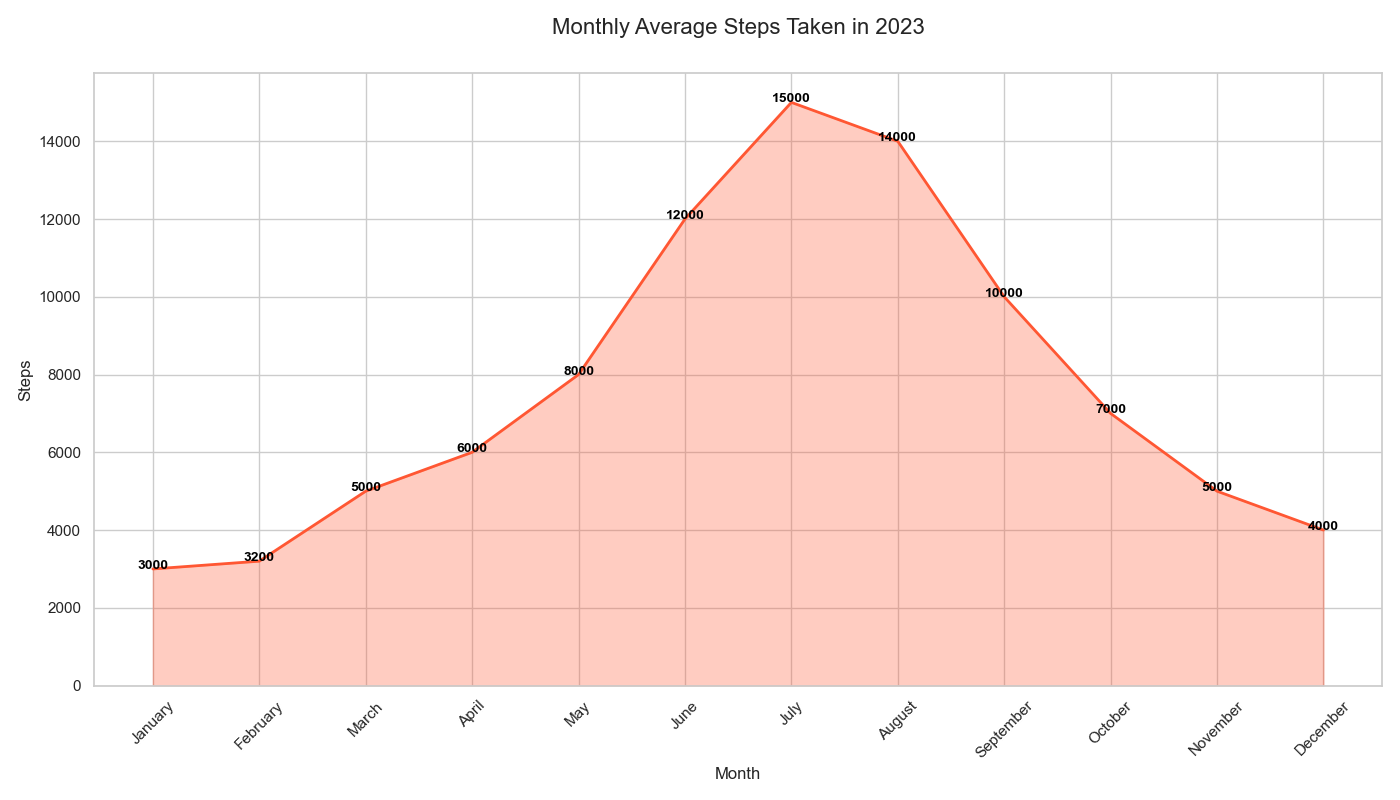

Write the Python code that produced this figure.

import pandas as pd
import seaborn as sns
import matplotlib.pyplot as plt

# Data
data = {
    'Month': ['January', 'February', 'March', 'April', 'May', 'June', 'July', 
              'August', 'September', 'October', 'November', 'December'],
    'Steps': [3000, 3200, 5000, 6000, 8000, 12000, 15000, 14000, 10000, 7000, 5000, 4000]
}

# Create DataFrame
df = pd.DataFrame(data)

# Convert 'Month' to a categorical type and order it correctly
months_order = ['January', 'February', 'March', 'April', 'May', 'June', 
                'July', 'August', 'September', 'October', 'November', 'December']
df['Month'] = pd.Categorical(df['Month'], categories=months_order, ordered=True)

# Plotting
plt.figure(figsize=(14, 8))
sns.set_theme(style="whitegrid")
ax = sns.lineplot(data=df, x='Month', y='Steps', color='#FF5733', lw=2)
ax.fill_between(df.Month, df.Steps, color='#FF5733', alpha=0.3)

# Adding annotation
for line in range(0, df.shape[0]):
     ax.text(df.Month[line], df.Steps[line], df.Steps[line], 
             horizontalalignment='center', size='small', color='black', weight='semibold')

# Customize the axes and title
ax.set_title('Monthly Average Steps Taken in 2023', fontsize=16, y=1.05)
ax.set_xlabel('Month', fontsize=12)
ax.set_ylabel('Steps', fontsize=12)
ax.set(ylim=(0, None))

# Show final result
plt.xticks(rotation=45)
plt.tight_layout()
plt.show()
